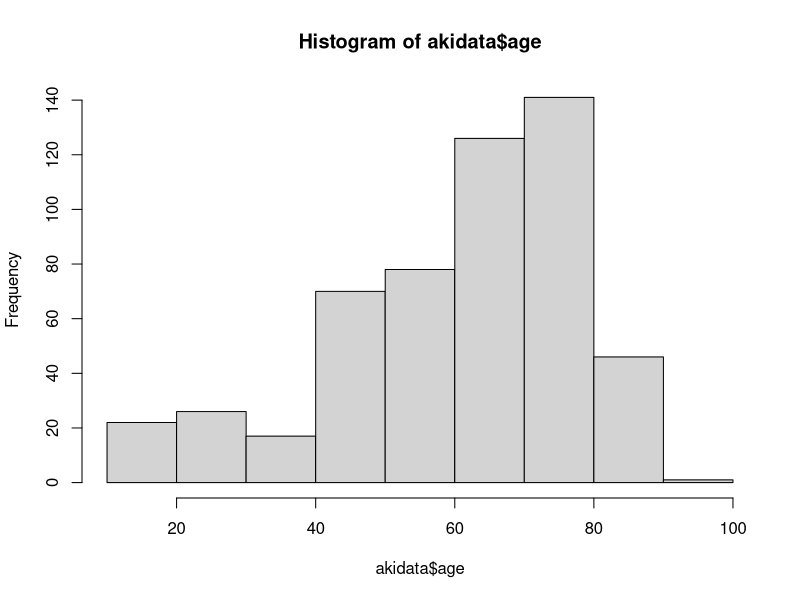
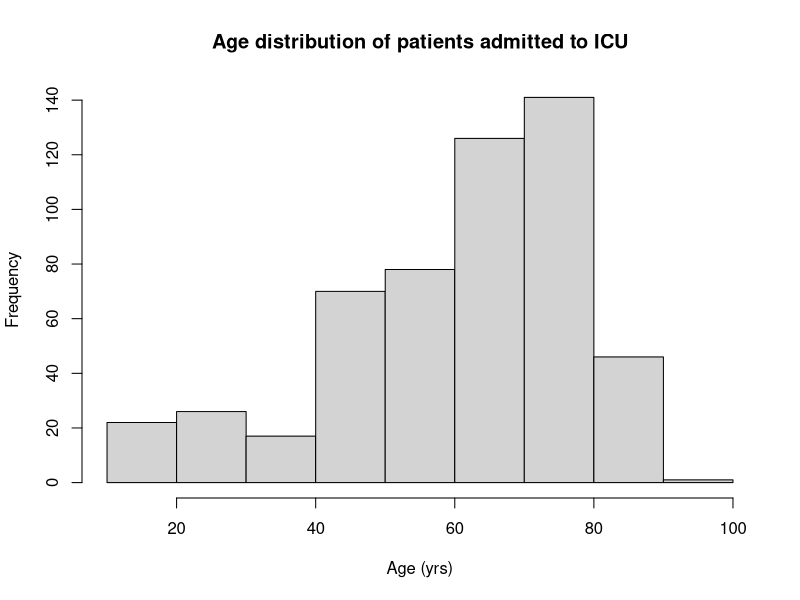
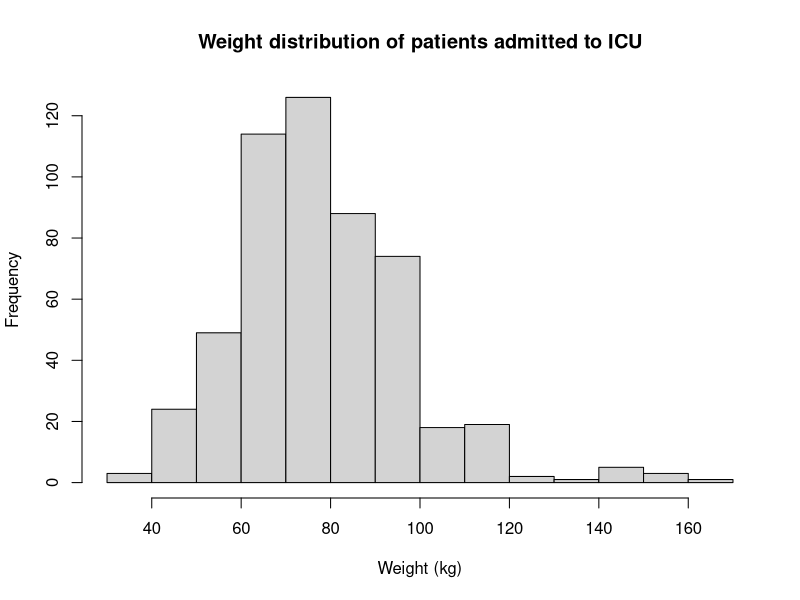
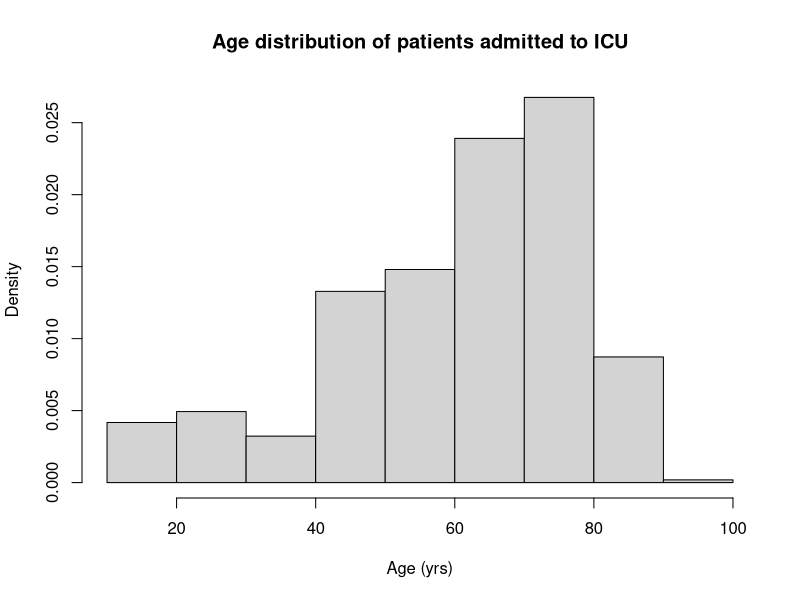
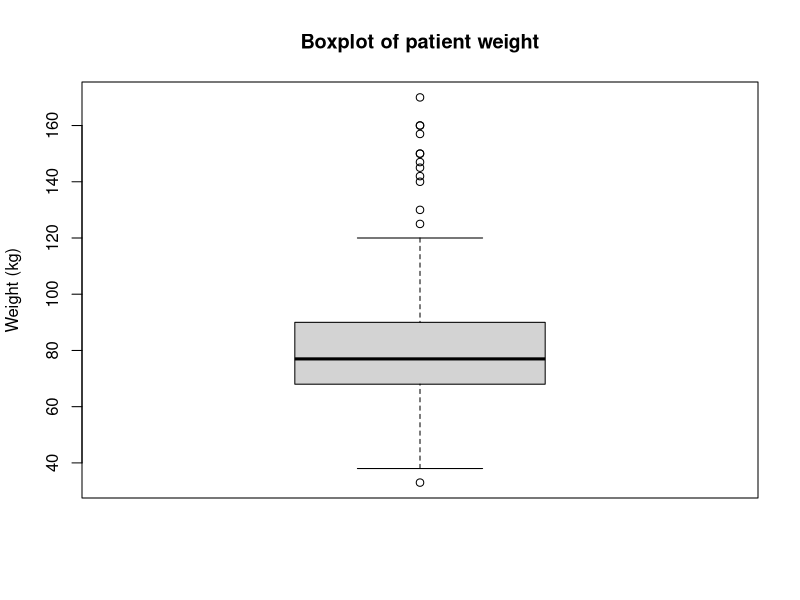
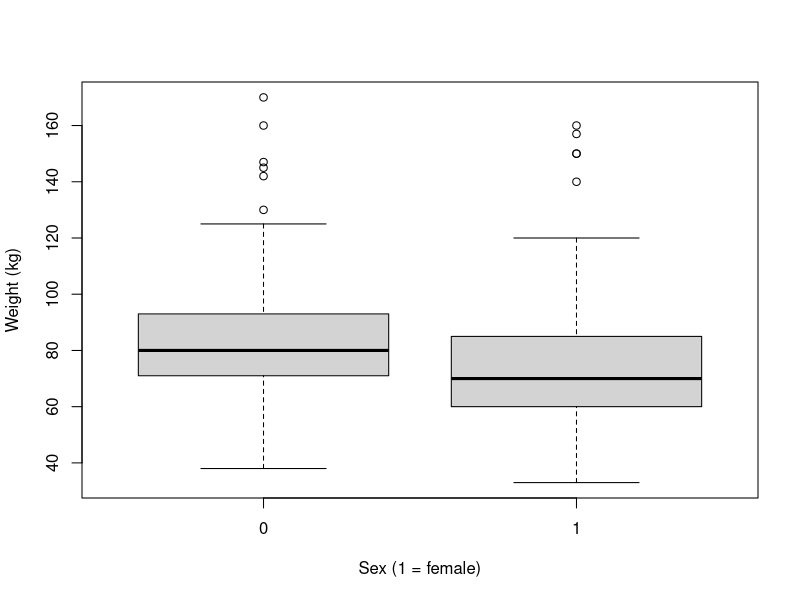

The R script that drew these images, in order:
## ---- chunk 1
knitr::opts_chunk$set(echo = TRUE)
## ---- chunk 2
akidata <- read.csv("aki.csv",stringsAsFactors=TRUE)
head(akidata)
## ---- chunk 3
hist(akidata$age)
## ---- chunk 4
hist(akidata$age, xlab = "Age (yrs)", main = "Age distribution of patients admitted to ICU")
## ---- chunk 5
hist(akidata$weight, 15, xlab = "Weight (kg)", main = "Weight distribution of patients admitted to ICU")
## ---- chunk 6
hist(akidata$age, freq = FALSE, xlab = "Age (yrs)", main = "Age distribution of patients admitted to ICU")
## ---- chunk 7
out <- hist(akidata$weight,15,plot=FALSE)
out
## ---- chunk 8
boxplot(akidata$weight, main = "Boxplot of patient weight", ylab = "Weight (kg)")
## ---- chunk 9
boxplot(akidata$weight ~ akidata$sex, xlab = "Sex (1 = female)", ylab = "Weight (kg)")
